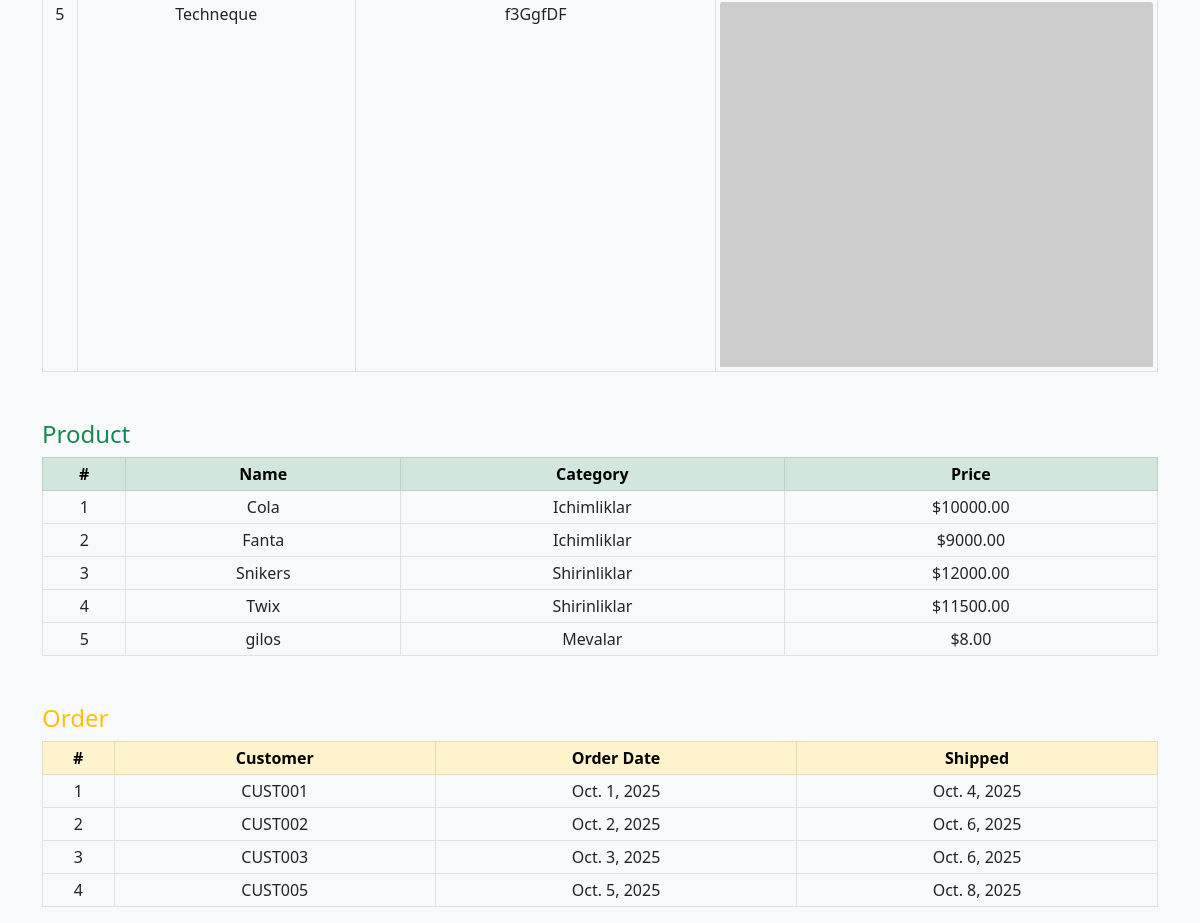
Before: / (lower part) with the older database file.
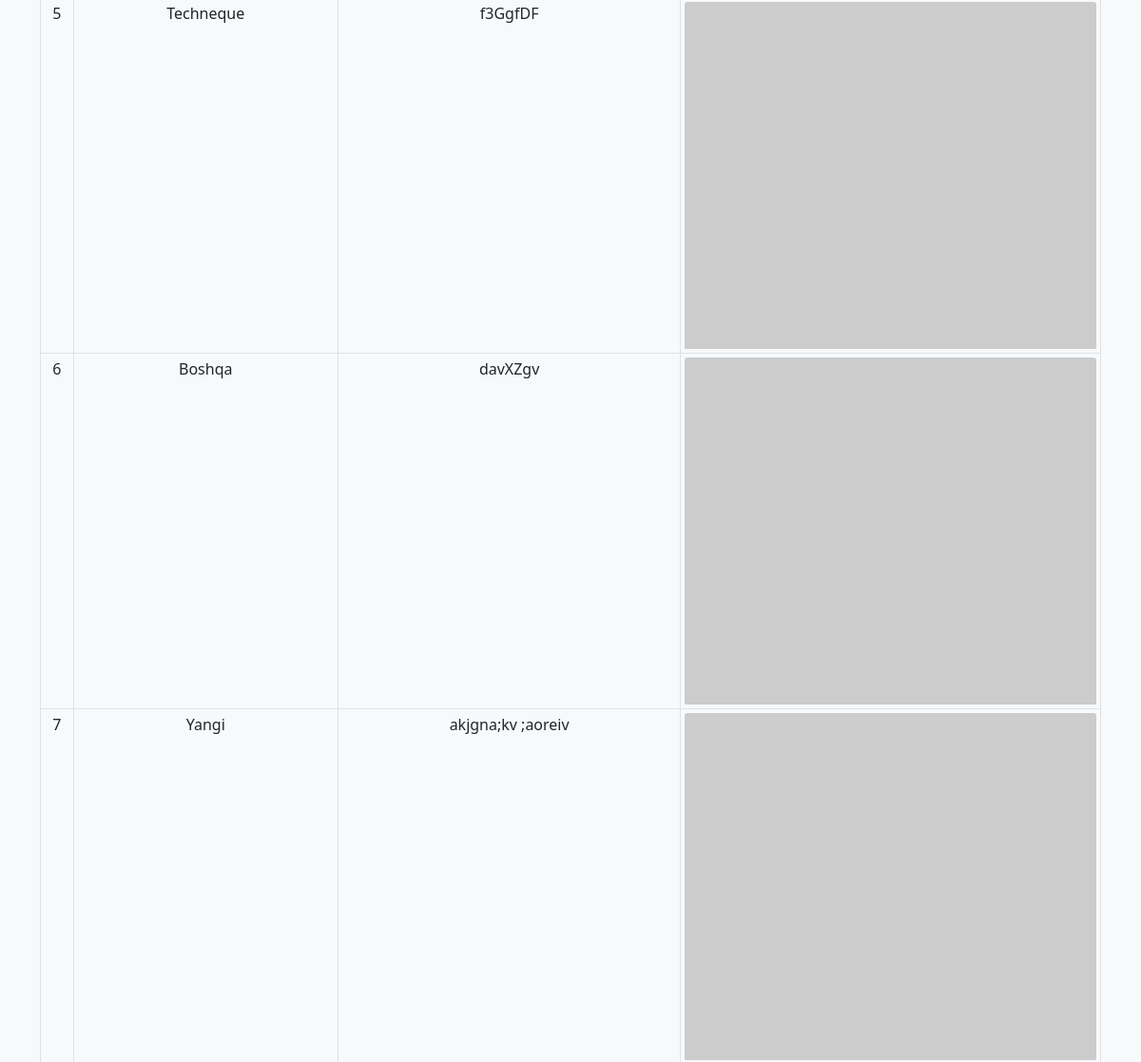
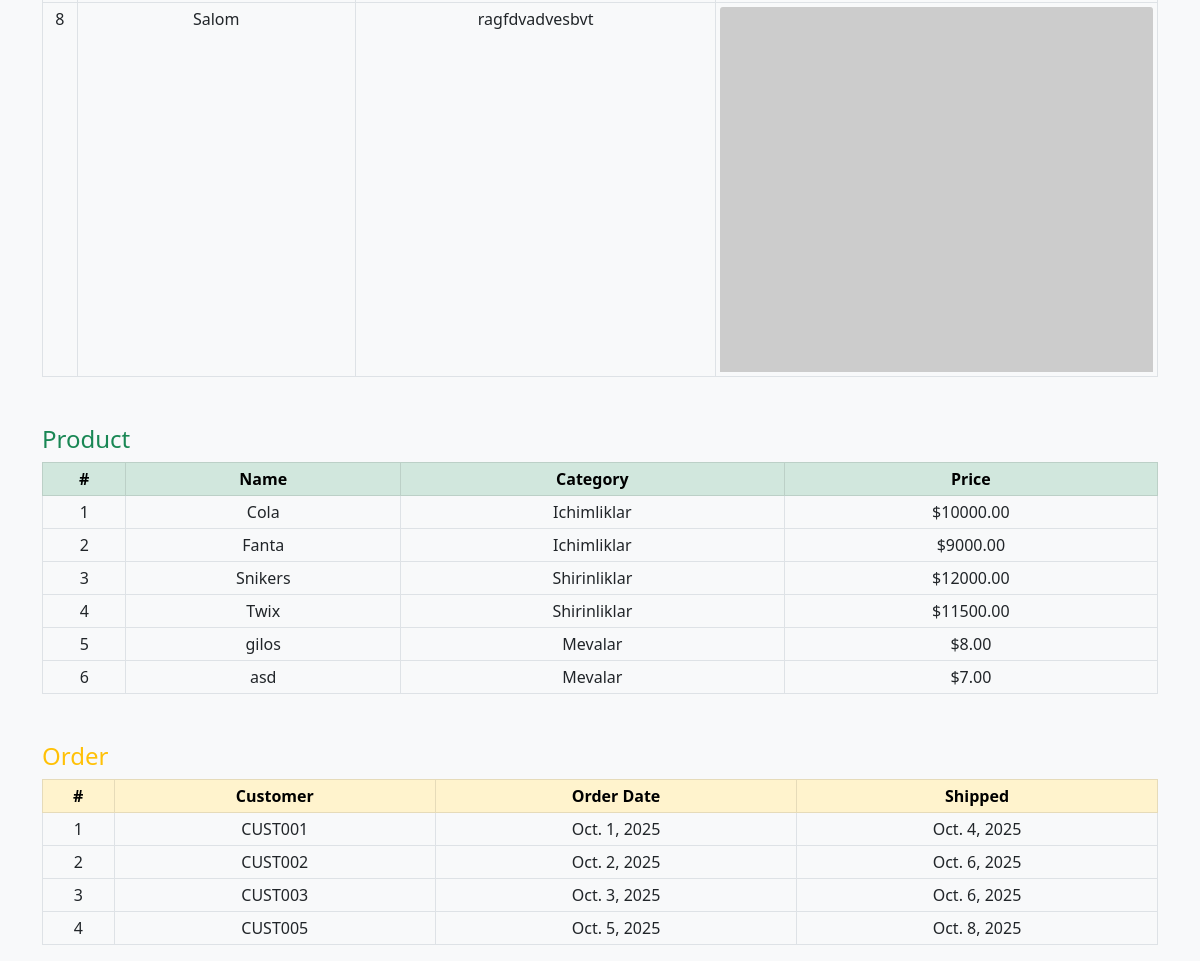
After: the same page with the newer database file (2 pictures, top to bottom).
### configapp/models.py (models this page shows, shortened)
class Category(models.Model):
    category_name = models.CharField(max_length=100)
    description = models.TextField(blank=True, null=True)
    picture = models.ImageField(upload_to='categories/', blank=True, null=True)

class Product(models.Model):
    product_name = models.CharField(max_length=100)
    category = models.ForeignKey(Category, on_delete=models.CASCADE, related_name='products')
    unit_price = models.DecimalField(max_digits=10, decimal_places=2)
    discontinued = models.BooleanField(default=False)

class Order(models.Model):
    customer_id = models.CharField(max_length=50)
    order_date = models.DateField()
    required_date = models.DateField()
    shipped_date = models.DateField(blank=True, null=True)

### configapp/views.py (the view)
# urls.py: path('', views.index, name='index'),
def index(request):
    context = {
        "category": Category.objects.all(),
        "product": Product.objects.all(),
        "order": Order.objects.all(),
        "order_detail": OrderDetail.objects.all()
    }
    return render(request, 'index.html', context)

### configapp/templates/index.html (shortened to what this page needs)
<!DOCTYPE html>
<html lang="en">
<head>
    <link href="https://cdn.jsdelivr.net/npm/bootstrap@5.0.2/dist/css/bootstrap.min.css" rel="stylesheet">
</head>
<body class="bg-light">
<div class="container mt-4">
    {% if category %}
        <table class="table table-bordered table-sm text-center">
            <tbody>
                {% for c in category %}
                <tr>
                    <td>{{ forloop.counter }}</td>
                    <td>{{ c.category_name }}</td>
                    <td>{{ c.description|default:"-" }}</td>
                    <td>
                       {% if item.picture %}
                        <img src="{{ item.picture.url }}" class="card-img-top" alt="{{ item.description }}">
                       {% else %}
                        <img src="https://picsum.photos/id/237/200/300" class="card-img-top" alt="default image">
                        {% endif %}
                    </td>
                </tr>
                {% endfor %}
            </tbody>
        </table>
    {% else %}
        <p class="text-muted">Kategoriya mavjud emas.</p>
    {% endif %}
    <h4 class="text-success mt-5">Product</h4>
    {% if product %}
        <table class="table table-bordered table-sm text-center">
            <thead class="table-success">
                <tr>
                    <th>#</th><th>Name</th><th>Category</th><th>Price</th>
                </tr>
            </thead>
            <tbody>
                {% for p in product %}
                <tr>
                    <td>{{ forloop.counter }}</td>
                    <td>{{ p.product_name }}</td>
                    <td>{{ p.category.category_name }}</td>
                    <td>${{ p.unit_price }}</td>
                </tr>
                {% endfor %}
            </tbody>
        </table>
    {% else %}
        <p class="text-muted">Mahsulotlar mavjud emas.</p>
    {% endif %}
    <h4 class="text-warning mt-5">Order</h4>
    {% if order %}
        <table class="table table-bordered table-sm text-center">
            <thead class="table-warning">
                <tr>
                    <th>#</th><th>Customer</th><th>Order Date</th><th>Shipped</th>
                </tr>
            </thead>
            <tbody>
                {% for o in order %}
                <tr>
                    <td>{{ forloop.counter }}</td>
                    <td>{{ o.customer_id }}</td>
                    <td>{{ o.order_date }}</td>
                    <td>{{ o.shipped_date|default:"-" }}</td>
                </tr>
                {% endfor %}
            </tbody>
        </table>
    {% else %}
        <p class="text-muted">Buyurtmalar mavjud emas.</p>
    {% endif %}
</div>
</body>
</html>

Changed rows visible on the page:
added Category: category_name "Boshqa", description "davXZgv"
added Category: category_name "Yangi", description "akjgna;kv ;aoreiv"
added Category: category_name "Salom", description "ragfdvadvesbvt"
added Product: product_name "asd", category.category_name "Mevalar", unit_price "7.00"
